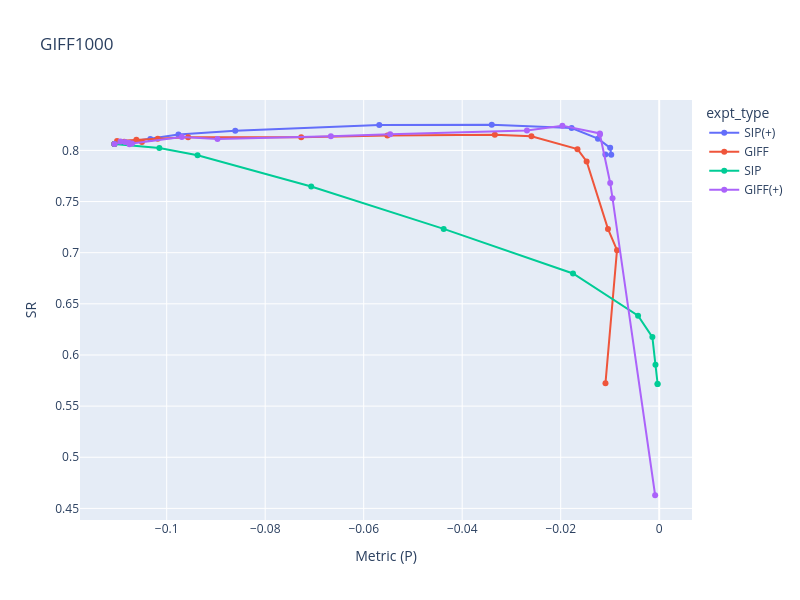

Notebook source saved alongside this figure:
### Code cell
# select delta=0, alpha!=0.1
results_df.sort_values(by='beta', inplace=True)
passenger_results_df = results_df[(results_df['delta']==0) & (results_df['alpha']!='0.1')]
# rename expt_type
names = {
    'False0.0_0.0' : 'SIP(+)',
    'True0.0_0.0' : 'GIFF',
    'True0.0_1.0' : 'GIFF(+)',
    'False1.0_0.0' : 'SIP'
}
passenger_results_df['expt_type'] = passenger_results_df['expt_type'].map(names)

fig = px.line(passenger_results_df, x='Metric (P)', y='SR', color='expt_type', hover_data=['beta'], title='GIFF1000', markers=True)
# resize
fig.update_layout(width=800, height=600)
fig.show()

### Figure 1 — Plotly figure (JSON) as saved in the notebook; plotly's stock layout.template omitted (floating-point values rounded to 4 significant figures)
{"data": [{"customdata": [[0], [0.1], [0.2], [0.5], [1], [2], [5], [10], [20], [50], [100]], "hovertemplate": "expt_type=SIP(+)<br>Metric (P)=%{x}<br>SR=%{y}<br>beta=%{customdata[0]}<extra></extra>", "legendgroup": "SIP(+)", "line": {"color": "#636efa", "dash": "solid"}, "marker": {"symbol": "circle"}, "mode": "lines+markers", "name": "SIP(+)", "orientation": "v", "showlegend": true, "type": "scatter", "x": [-0.1106, -0.1033, -0.09762, -0.08607, -0.05684, -0.034, -0.01779, -0.01244, -0.009955, -0.009737, -0.01093], "xaxis": "x", "y": [0.8063, 0.8112, 0.8155, 0.8192, 0.8248, 0.8251, 0.8218, 0.8115, 0.8025, 0.7958, 0.7961], "yaxis": "y"}, {"customdata": [[0], [0], [0.1], [0.2], [0.5], [0.9], [0.95], [0.99], [0.995], [0.999], [0.9995], [0.9999], [1.0], [1.0], [1.0], [1.0], [1.0], [1]], "hovertemplate": "expt_type=GIFF<br>Metric (P)=%{x}<br>SR=%{y}<br>beta=%{customdata[0]}<extra></extra>", "legendgroup": "GIFF", "line": {"color": "#EF553B", "dash": "solid"}, "marker": {"symbol": "circle"}, "mode": "lines+markers", "name": "GIFF", "orientation": "v", "showlegend": true, "type": "scatter", "x": [-0.1106, -0.1106, -0.1086, -0.105, -0.1062, -0.1074, -0.1101, -0.1018, -0.09565, -0.07269, -0.05519, -0.03337, -0.02594, -0.01659, -0.01473, -0.0104, -0.008568, -0.01091], "xaxis": "x", "y": [0.8063, 0.8063, 0.8084, 0.8082, 0.8104, 0.8074, 0.8093, 0.8114, 0.8128, 0.8129, 0.8145, 0.8152, 0.8138, 0.8012, 0.7891, 0.7233, 0.7024, 0.5724], "yaxis": "y"}, {"customdata": [[0], [0.1], [0.2], [0.5], [1], [2], [5], [10], [20], [50], [100]], "hovertemplate": "expt_type=SIP<br>Metric (P)=%{x}<br>SR=%{y}<br>beta=%{customdata[0]}<extra></extra>", "legendgroup": "SIP", "line": {"color": "#00cc96", "dash": "solid"}, "marker": {"symbol": "circle"}, "mode": "lines+markers", "name": "SIP", "orientation": "v", "showlegend": true, "type": "scatter", "x": [-0.1106, -0.1015, -0.09373, -0.07066, -0.04376, -0.0175, -0.004293, -0.001385, -0.0007579, -0.0003523, -0.0003154], "xaxis": "x", "y": [0.8063, 0.8023, 0.7953, 0.7647, 0.7232, 0.6796, 0.6384, 0.6175, 0.5903, 0.5716, 0.5716], "yaxis": "y"}, {"customdata": [[0], [0.1], [0.2], [0.5], [0.9], [0.95], [0.99], [0.995], [0.999], [0.9995], [0.9999], [1.0], [1.0], [1.0], [1.0], [1.0], [1]], "hovertemplate": "expt_type=GIFF(+)<br>Metric (P)=%{x}<br>SR=%{y}<br>beta=%{customdata[0]}<extra></extra>", "legendgroup": "GIFF(+)", "line": {"color": "#ab63fa", "dash": "solid"}, "marker": {"symbol": "circle"}, "mode": "lines+markers", "name": "GIFF(+)", "orientation": "v", "showlegend": true, "type": "scatter", "x": [-0.1106, -0.1085, -0.1076, -0.1094, -0.1077, -0.107, -0.09693, -0.08969, -0.06667, -0.05462, -0.02685, -0.01966, -0.01205, -0.01203, -0.00995, -0.009477, -0.0008258], "xaxis": "x", "y": [0.8063, 0.8083, 0.8061, 0.8087, 0.8076, 0.8068, 0.8132, 0.8112, 0.8137, 0.8157, 0.8193, 0.8242, 0.8166, 0.8155, 0.7681, 0.7532, 0.4629], "yaxis": "y"}], "layout": {"height": 600, "legend": {"title": {"text": "expt_type"}, "tracegroupgap": 0}, "title": {"text": "GIFF1000"}, "width": 800, "xaxis": {"anchor": "y", "domain": [0, 1], "title": {"text": "Metric (P)"}}, "yaxis": {"anchor": "x", "domain": [0, 1], "title": {"text": "SR"}}}}
